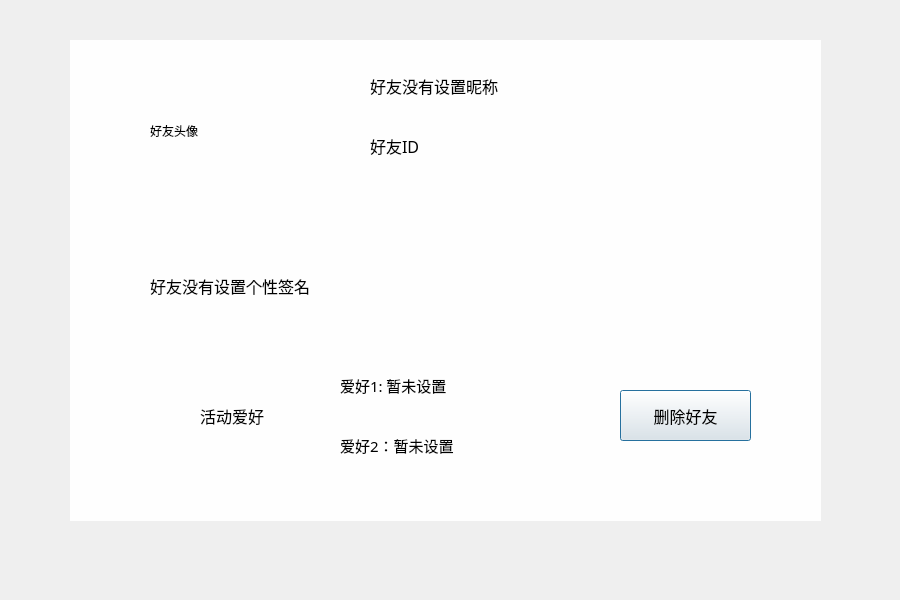
<?xml version="1.0" encoding="UTF-8"?>
<ui version="4.0">
 <class>friendDetailDialog</class>
 <widget class="QDialog" name="friendDetailDialog">
  <property name="geometry">
   <rect>
    <x>0</x>
    <y>0</y>
    <width>900</width>
    <height>600</height>
   </rect>
  </property>
  <property name="sizePolicy">
   <sizepolicy hsizetype="Fixed" vsizetype="Fixed">
    <horstretch>0</horstretch>
    <verstretch>0</verstretch>
   </sizepolicy>
  </property>
  <property name="minimumSize">
   <size>
    <width>900</width>
    <height>600</height>
   </size>
  </property>
  <property name="maximumSize">
   <size>
    <width>900</width>
    <height>600</height>
   </size>
  </property>
  <property name="windowTitle">
   <string>Dialog</string>
  </property>
  <widget class="QLabel" name="nicknameLabel">
   <property name="geometry">
    <rect>
     <x>370</x>
     <y>60</y>
     <width>361</width>
     <height>51</height>
    </rect>
   </property>
   <property name="font">
    <font>
     <family>楷体</family>
     <pointsize>12</pointsize>
    </font>
   </property>
   <property name="text">
    <string>好友没有设置昵称</string>
   </property>
  </widget>
  <widget class="QPushButton" name="deleteButton">
   <property name="geometry">
    <rect>
     <x>620</x>
     <y>390</y>
     <width>131</width>
     <height>51</height>
    </rect>
   </property>
   <property name="font">
    <font>
     <family>楷体</family>
     <pointsize>12</pointsize>
    </font>
   </property>
   <property name="text">
    <string>删除好友</string>
   </property>
  </widget>
  <widget class="QLabel" name="avatarLabel">
   <property name="geometry">
    <rect>
     <x>150</x>
     <y>60</y>
     <width>151</width>
     <height>141</height>
    </rect>
   </property>
   <property name="text">
    <string>好友头像</string>
   </property>
  </widget>
  <widget class="QLabel" name="signatureLabel">
   <property name="geometry">
    <rect>
     <x>150</x>
     <y>220</y>
     <width>581</width>
     <height>131</height>
    </rect>
   </property>
   <property name="font">
    <font>
     <family>楷体</family>
     <pointsize>12</pointsize>
    </font>
   </property>
   <property name="text">
    <string>好友没有设置个性签名</string>
   </property>
  </widget>
  <widget class="QLabel" name="label">
   <property name="geometry">
    <rect>
     <x>200</x>
     <y>390</y>
     <width>111</width>
     <height>51</height>
    </rect>
   </property>
   <property name="font">
    <font>
     <family>楷体</family>
     <pointsize>12</pointsize>
    </font>
   </property>
   <property name="text">
    <string>活动爱好</string>
   </property>
  </widget>
  <widget class="QLabel" name="hobbyLabel1">
   <property name="geometry">
    <rect>
     <x>340</x>
     <y>350</y>
     <width>171</width>
     <height>71</height>
    </rect>
   </property>
   <property name="font">
    <font>
     <family>楷体</family>
     <pointsize>11</pointsize>
    </font>
   </property>
   <property name="text">
    <string>爱好1: 暂未设置</string>
   </property>
  </widget>
  <widget class="QLabel" name="hobbyLabel2">
   <property name="geometry">
    <rect>
     <x>340</x>
     <y>410</y>
     <width>171</width>
     <height>71</height>
    </rect>
   </property>
   <property name="font">
    <font>
     <family>楷体</family>
     <pointsize>11</pointsize>
    </font>
   </property>
   <property name="text">
    <string>爱好2：暂未设置</string>
   </property>
  </widget>
  <widget class="QLabel" name="IDLabel">
   <property name="geometry">
    <rect>
     <x>370</x>
     <y>120</y>
     <width>361</width>
     <height>51</height>
    </rect>
   </property>
   <property name="font">
    <font>
     <family>楷体</family>
     <pointsize>12</pointsize>
    </font>
   </property>
   <property name="text">
    <string>好友ID</string>
   </property>
  </widget>
  <widget class="QLabel" name="label_frame">
   <property name="geometry">
    <rect>
     <x>70</x>
     <y>40</y>
     <width>751</width>
     <height>481</height>
    </rect>
   </property>
   <property name="styleSheet">
    <string notr="true">background-color: rgba(255, 255, 255,0.95);</string>
   </property>
   <property name="text">
    <string/>
   </property>
  </widget>
  <widget class="QLabel" name="label_background">
   <property name="geometry">
    <rect>
     <x>3</x>
     <y>1</y>
     <width>901</width>
     <height>601</height>
    </rect>
   </property>
   <property name="text">
    <string/>
   </property>
  </widget>
  <widget class="QLabel" name="label_hobbyframe">
   <property name="geometry">
    <rect>
     <x>153</x>
     <y>361</y>
     <width>351</width>
     <height>111</height>
    </rect>
   </property>
   <property name="text">
    <string/>
   </property>
  </widget>
  <zorder>label_background</zorder>
  <zorder>label_frame</zorder>
  <zorder>label_hobbyframe</zorder>
  <zorder>nicknameLabel</zorder>
  <zorder>deleteButton</zorder>
  <zorder>avatarLabel</zorder>
  <zorder>signatureLabel</zorder>
  <zorder>label</zorder>
  <zorder>hobbyLabel1</zorder>
  <zorder>hobbyLabel2</zorder>
  <zorder>IDLabel</zorder>
 </widget>
 <resources/>
 <connections/>
</ui>
